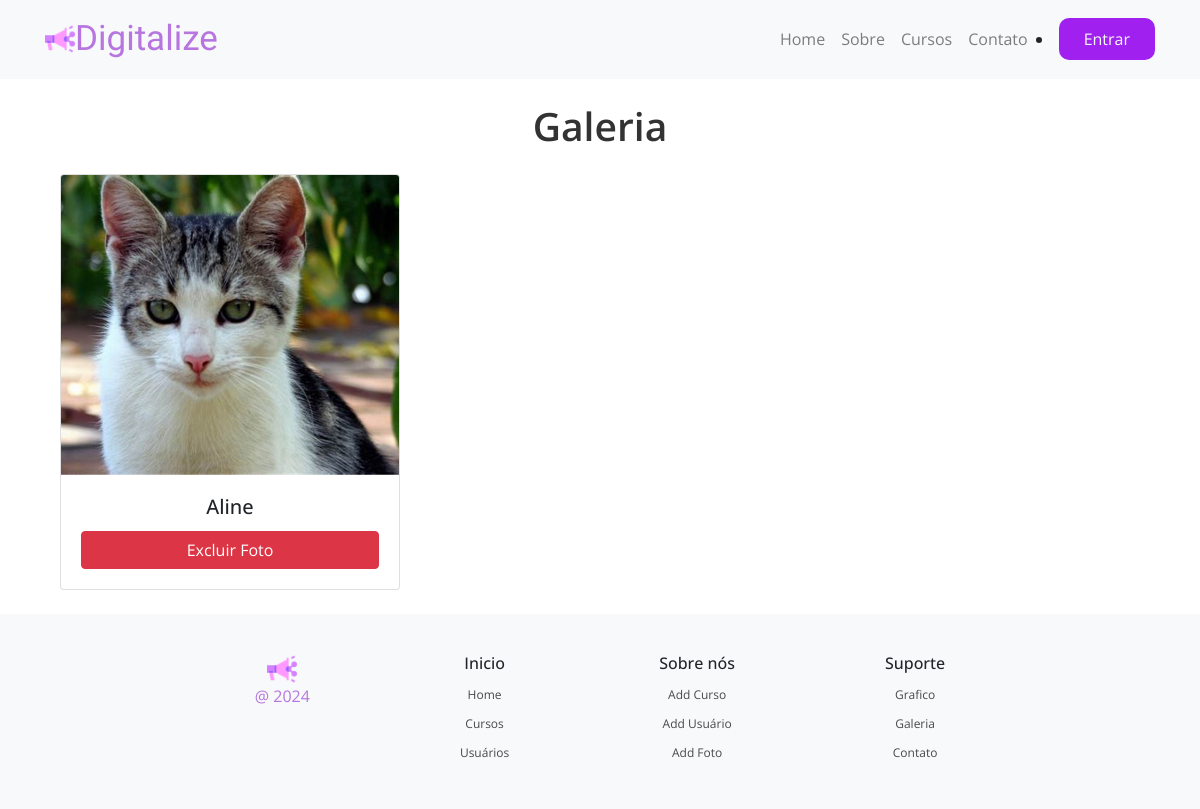
Screenshot of /galeria with the database file from the repository.
### aplicativo/models.py (models this page shows)
class Foto(models.Model):
    nome = models.CharField(max_length = 255)
    foto = models.ImageField(upload_to = 'imagens/')

### aplicativo/views.py (the view)
# urls.py: path('galeria',views.galeria, name= 'galeria'),
def galeria(request):
    fotos = Foto.objects.all().values()
    context = {
        'galeria':fotos
    }
    return render(request, 'galeria.html', context)

### aplicativo/templates/galeria.html (shortened to what this page needs)
{% extends 'base.html' %}
{% load static %}
{% block content %}
<div class="container mt-4">
    <h1 class="text-center mb-4">Galeria</h1>
    <div class="row">
        {% for g in galeria %}
        <div class="col-md-4 mb-4">
            <div class="card">
                <img src="/media/{{ g.foto }}" class="card-img-top img-fluid" alt="{{ g.nome }}">
                <div class="card-body">
                    <h5 class="card-title text-center">{{ g.nome }}</h5>
                    <a href="{% url 'excluir_foto' g.id %}" class="btn btn-danger w-100">Excluir Foto</a>
                </div>
            </div>
        </div>
        {% endfor %}
    </div>
</div>
{% endblock %}

### aplicativo/static/css/styles.css (style rules this page uses)
html, body { height: 100%; margin: 0; display: flex; flex-direction: column; font-family: 'Open Sans', sans-serif; }
h1 { font-weight: 600; color: #333; font-size: 39px !important; }
.card-img-top { width: 100%; height: 300px; object-fit: cover; }

### rows the page displays
Foto: foto (picture), nome "Aline"
